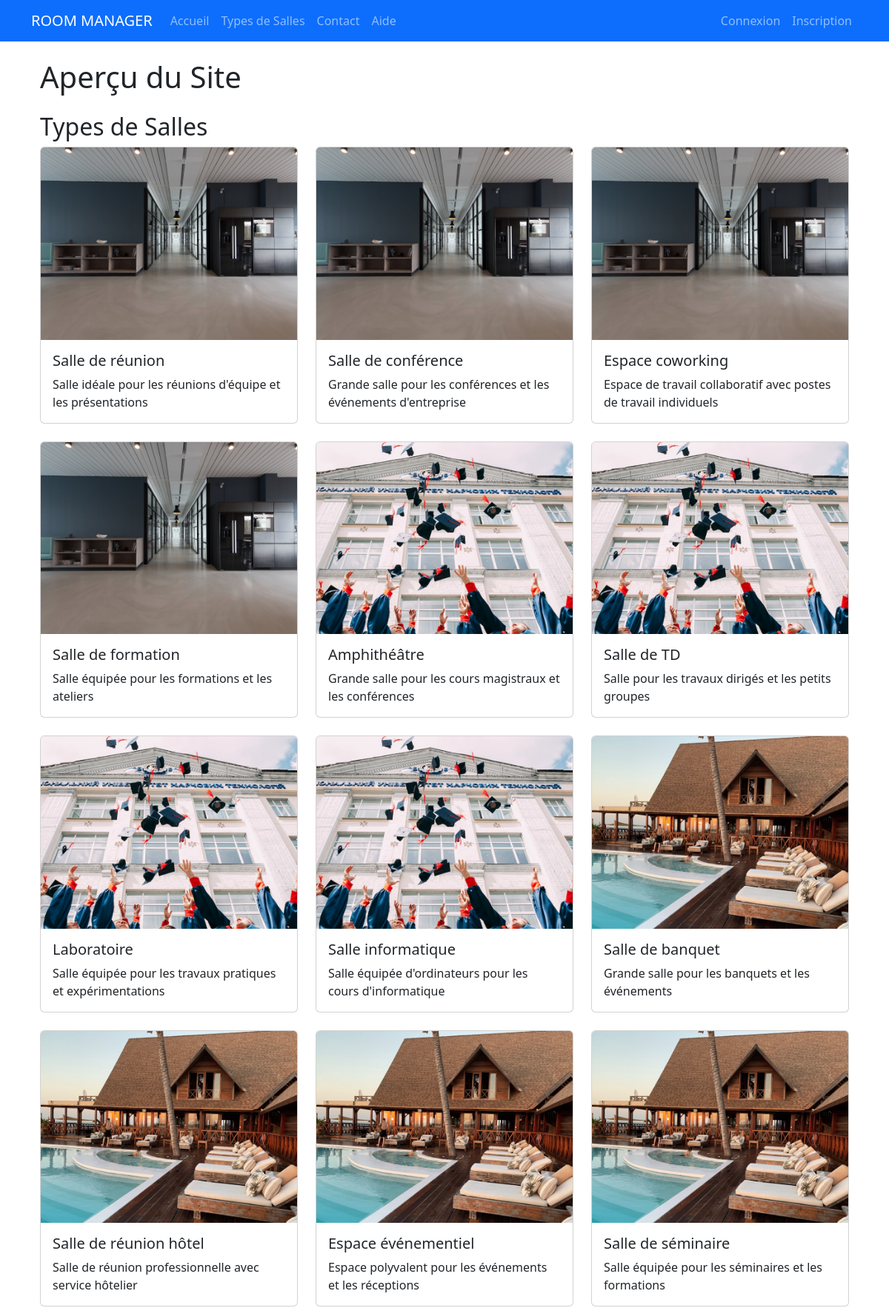
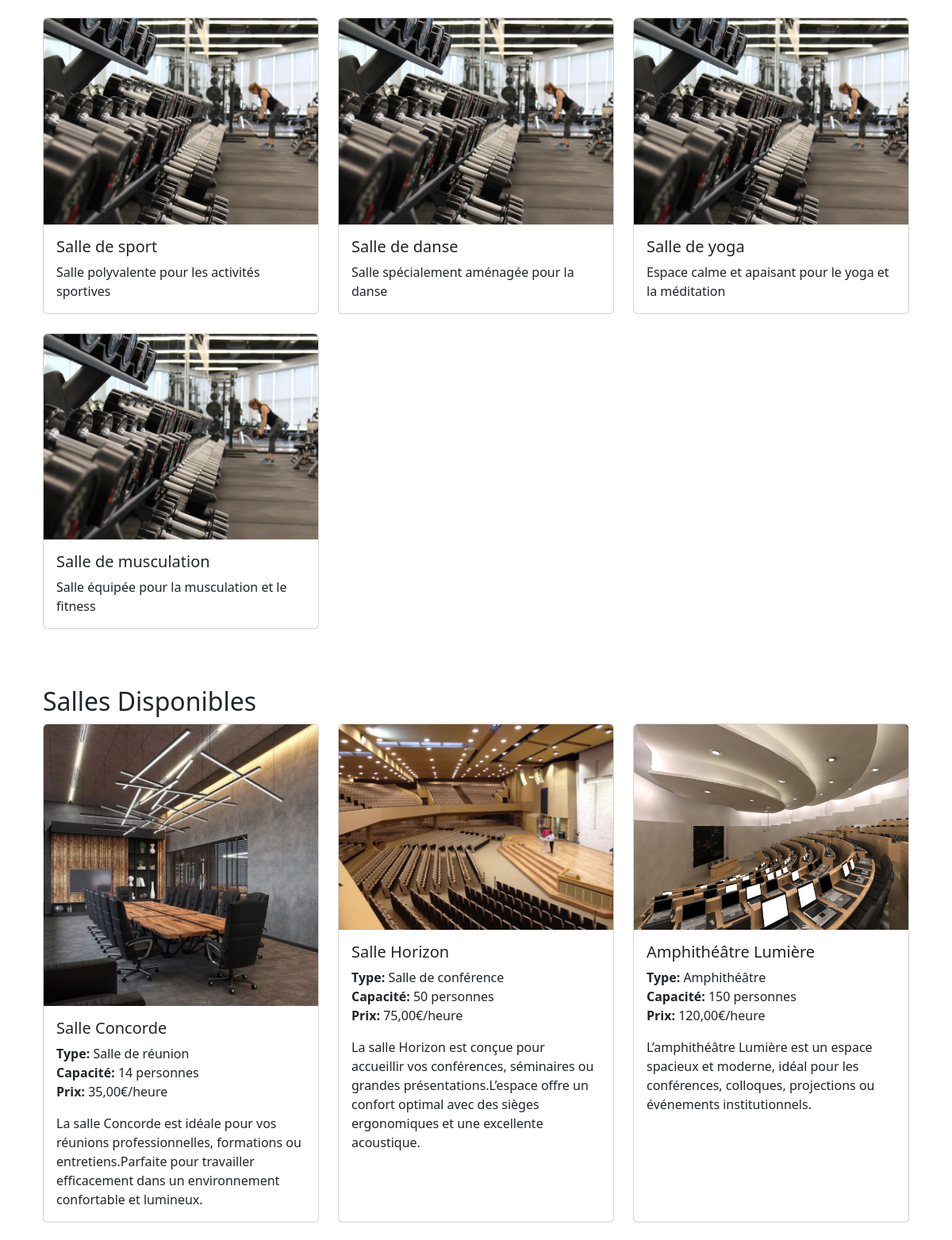
The app's page /preview/ (upper part) with its own data (2 pictures, top to bottom).
### core/models.py (models this page shows, shortened)
class RoomType(models.Model):
    CATEGORY_CHOICES = [
        ('enterprise', 'Entreprises'),
        ('university', 'Universités'),
        ('hotel', 'Hôtels'),
        ('sport', 'Sports')
    ]
    name = models.CharField(max_length=100)
    category = models.CharField(max_length=20, choices=CATEGORY_CHOICES)
    description = models.TextField()
    image = models.ImageField(upload_to='room_types/')

class Room(models.Model):
    name = models.CharField(max_length=100)
    room_type = models.ForeignKey(RoomType, on_delete=models.CASCADE)
    capacity = models.IntegerField()
    price_per_hour = models.DecimalField(max_digits=10, decimal_places=2)
    description = models.TextField()
    image = models.ImageField(upload_to='rooms/')
    is_active = models.BooleanField(default=True)
    equipment = models.ManyToManyField(Equipment, blank=True)

### core/views.py (the view)
# urls.py: path('preview/', views.preview_site, name='preview_site'),
def preview_site(request):
    room_types = RoomType.objects.all()
    rooms = Room.objects.all().order_by('room_type', 'name')
    context = {
        'room_types': room_types,
        'rooms': rooms,
    }
    return render(request, 'core/preview_site.html', context)

### core/templates/core/preview_site.html (shortened to what this page needs)
{% extends 'core/base.html' %}
{% load static %}
{% block content %}
<div class="container mt-4">
    <h1 class="mb-4">Aperçu du Site</h1>
    <section class="mb-5">
        <h2>Types de Salles</h2>
        <div class="row">
            {% for room_type in room_types %}
            <div class="col-md-4 mb-4">
                <div class="card h-100">
                    {% if room_type.image %}
                    <img src="{{ room_type.image.url }}" class="card-img-top" alt="{{ room_type.name }}">
                    {% endif %}
                    <div class="card-body">
                        <h5 class="card-title">{{ room_type.name }}</h5>
                        <p class="card-text">{{ room_type.description }}</p>
                    </div>
                </div>
            </div>
            {% endfor %}
        </div>
    </section>
    <section class="mb-5">
        <h2>Salles Disponibles</h2>
        <div class="row">
            {% for room in rooms %}
            <div class="col-md-4 mb-4">
                <div class="card h-100">
                    {% if room.image %}
                    <img src="{{ room.image.url }}" class="card-img-top" alt="{{ room.name }}">
                    {% endif %}
                    <div class="card-body">
                        <h5 class="card-title">{{ room.name }}</h5>
                        <p class="card-text">
                            <strong>Type:</strong> {{ room.room_type.name }}<br>
                            <strong>Capacité:</strong> {{ room.capacity }} personnes<br>
                            <strong>Prix:</strong> {{ room.price_per_hour }}€/heure
                        </p>
                        <p class="card-text">{{ room.description }}</p>
                    </div>
                </div>
            </div>
            {% endfor %}
        </div>
    </section>
</div>
{% endblock %}

### records on screen
RoomType: image (picture), name "Salle de réunion", description "Salle idéale pour les réunions d'équipe et les présentations"
RoomType: image (picture), name "Salle de conférence", description "Grande salle pour les conférences et les événements d'entreprise"
RoomType: image (picture), name "Espace coworking", description "Espace de travail collaboratif avec postes de travail individuels"
RoomType: image (picture), name "Salle de formation", description "Salle équipée pour les formations et les ateliers"
RoomType: image (picture), name "Amphithéâtre", description "Grande salle pour les cours magistraux et les conférences"
RoomType: image (picture), name "Salle de TD", description "Salle pour les travaux dirigés et les petits groupes"
RoomType: image (picture), name "Laboratoire", description "Salle équipée pour les travaux pratiques et expérimentations"
RoomType: image (picture), name "Salle informatique", description "Salle équipée d'ordinateurs pour les cours d'informatique"
RoomType: image (picture), name "Salle de banquet", description "Grande salle pour les banquets et les événements"
RoomType: image (picture), name "Salle de réunion hôtel", description "Salle de réunion professionnelle avec service hôtelier"
RoomType: image (picture), name "Espace événementiel", description "Espace polyvalent pour les événements et les réceptions"
RoomType: image (picture), name "Salle de séminaire", description "Salle équipée pour les séminaires et les formations"
RoomType: image (picture), name "Salle de sport", description "Salle polyvalente pour les activités sportives"
RoomType: image (picture), name "Salle de danse", description "Salle spécialement aménagée pour la danse"
RoomType: image (picture), name "Salle de yoga", description "Espace calme et apaisant pour le yoga et la méditation"
RoomType: image (picture), name "Salle de musculation", description "Salle équipée pour la musculation et le fitness"
Room: image (picture), name "Salle Concorde", room_type.name "Salle de réunion", capacity "14", price_per_hour "35,00", description "La salle Concorde est idéale pour vos réunions professionnelles, formations ou entretiens.Parfaite pour travailler efficacement dans un environnement confortable et lumineux."
Room: image (picture), name "Salle Horizon", room_type.name "Salle de conférence", capacity "50", price_per_hour "75,00", description "La salle Horizon est conçue pour accueillir vos conférences, séminaires ou grandes présentations.L’espace offre un confort optimal avec des sièges ergonomiques et une excellente acoustique."
Room: image (picture), name "Amphithéâtre Lumière", room_type.name "Amphithéâtre", capacity "150", price_per_hour "120,00", description "L’amphithéâtre Lumière est un espace spacieux et moderne, idéal pour les conférences, colloques, projections ou événements institutionnels."
